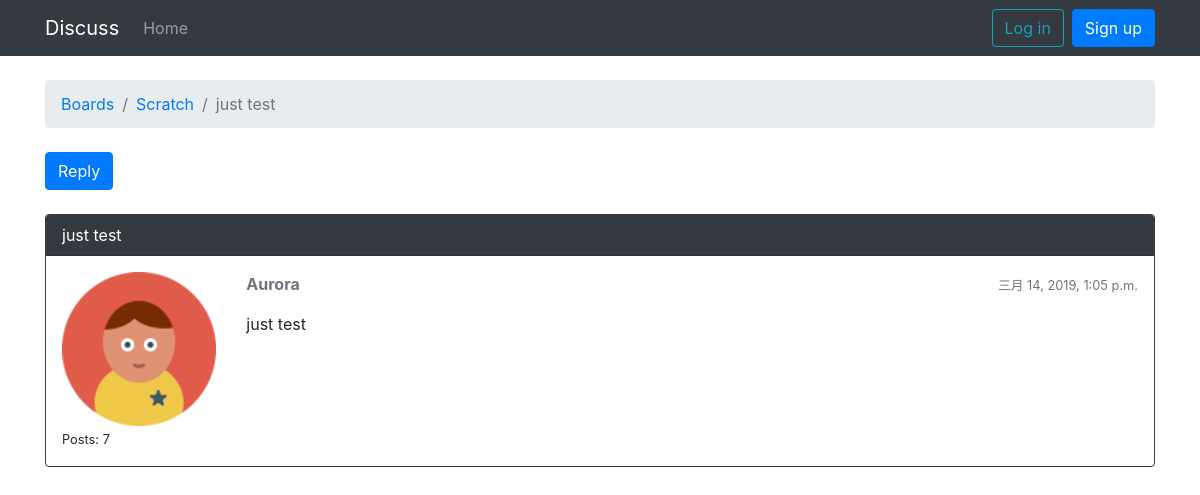
Before: /boards/2/topics/5/ with the older database file.
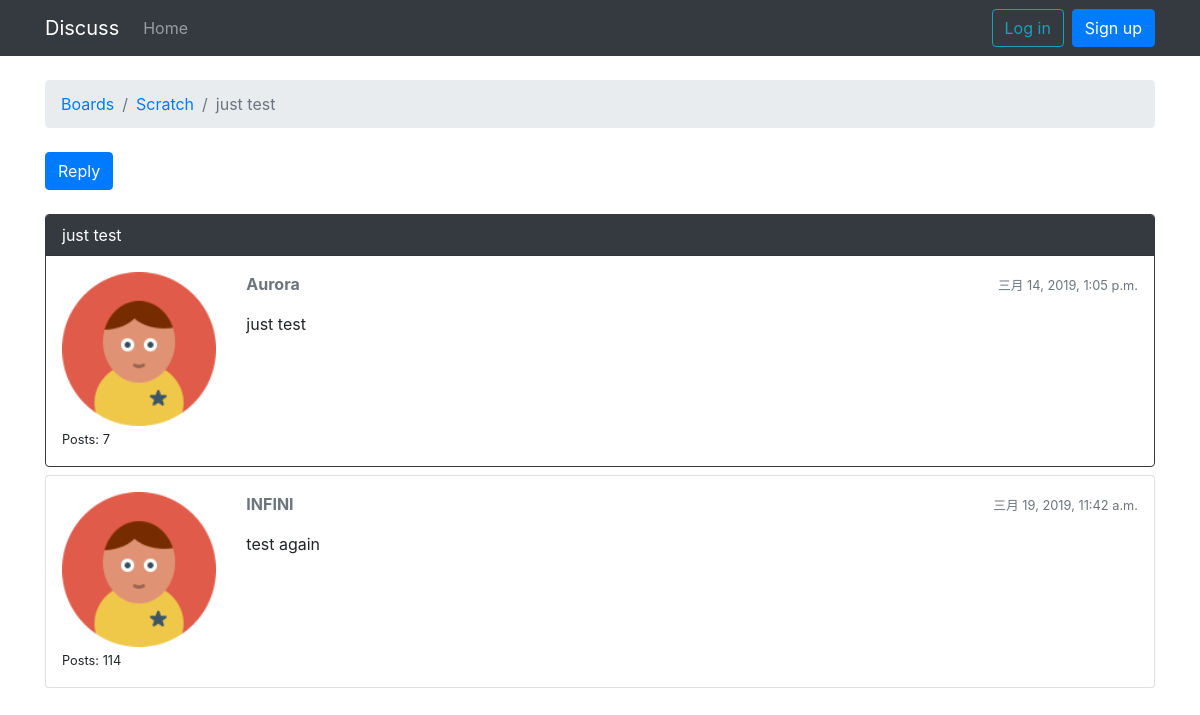
After: the same page with the newer database file.
### boards/models.py (models this page shows, shortened)
class Topic(models.Model):
    subject = models.CharField(max_length=200)
    last_updated = models.DateTimeField(auto_now_add=True)
    starter = models.ForeignKey(User, on_delete=models.CASCADE, related_name='topics')
    board = models.ForeignKey(Board, on_delete=models.CASCADE, related_name='topics')
    views = models.PositiveIntegerField(default=0)

class Board(models.Model):
    name = models.CharField(max_length=30, unique=True)
    description = models.CharField(max_length=300)

class Post(models.Model):
    message = models.TextField(max_length=4000)
    topic = models.ForeignKey(Topic, on_delete=models.CASCADE, related_name='posts')
    created_by = models.ForeignKey(User, on_delete=models.CASCADE, related_name='posts')
    updated_by = models.ForeignKey(User, on_delete=models.CASCADE, null=True, related_name='+')
    created_at = models.DateTimeField(auto_now_add=True)
    updated_at = models.DateTimeField(null=True)

### core/models.py (models this page shows)
class User(AbstractUser):
    pass

### boards/views.py (the view)
# urls.py: path('topics/<int:topic_pk>/', views.topic_posts, name='topic_posts'),
def topic_posts(request, board_pk, topic_pk):
    topic = get_object_or_404(Topic, board__pk=board_pk, pk=topic_pk)
    session_key = 'viewed_topic_%d' % topic.pk
    if not request.session.get(session_key, False):
        topic.views += 1
        topic.save()
        request.session[session_key] = True
    queryset = topic.posts.order_by('created_at')
    page = request.GET.get('page', 1)
    paginator = Paginator(queryset, 3)
    try:
        posts = paginator.page(page)
    except PageNotAnInteger:
        posts = paginator.page(1)
    except EmptyPage:
        posts = paginator.page(paginator.num_pages)
    return render(request, 'boards/posts.html', {'topic': topic, 'posts': posts})

### boards/templates/boards/posts.html (shortened to what this page needs)
{% extends 'base.html' %}
{% load static %}
{% block breadcrumb %}
  <li class="breadcrumb-item"><a href="{% url 'home' %}">Boards</a></li>
  <li class="breadcrumb-item"><a href="{% url 'board_topics' topic.board.pk %}">{{ topic.board.name }}</a></li>
  <li class="breadcrumb-item active">{{ topic.subject }}</li>
{% endblock %}
{% block content %}
  <a class="btn btn-primary mb-4" href="{% url 'reply_topic' topic.board.pk topic.pk %}">Reply</a>
  {% for post in posts %}
    <div class="card mb-2 {% if forloop.first %}border-dark{% endif %}">
      {% if forloop.first %}<div class="card-header text-white bg-dark px-3 py-2">{{ topic.subject }}</div>{% endif %}
      <div class="card-body p-3">
        <div class="row">
          <div class="col-2">
            <img class="w-100" src="{% static 'img/avatar.png' %}" alt="{{ post.created_by.username }}">
            <small>Posts: {{ post.created_by.posts.count }}</small>
          </div>
          <div class="col-10">
            <div class="row mb-3">
              <div class="col-6">
                <strong class="text-muted">{{ post.created_by.username }}</strong>
              </div>
              <div class="col-6 text-right">
                <small class="text-muted">{{ post.created_at }}</small>
              </div>
            </div>
            {{ post.message }}
          </div>
        </div>
      </div>
    </div>
  {% endfor %}
{% endblock %}

### templates/base.html (shortened to what this page needs)
{% load static %}
<!DOCTYPE html>
<html lang="zh-hans">
  <head>
    <link rel="stylesheet" href="{% static 'css/bootstrap.min.css' %}">
  </head>
  <body>
    {% block body %}
      <nav class="navbar navbar-expand-lg navbar-dark bg-dark">
        <div class="container">
          <a class="navbar-brand" href="{% url 'home' %}">Discuss</a>
          <div class="collapse navbar-collapse" id="mainMenu">
            <ul class="navbar-nav mr-auto">
              <li class="nav-item">
                <a class="nav-link" href="{% url 'home' %}">Home</a>
              </li>
            </ul>
            {% if user.is_authenticated %}
              <ul class="navbar-nav">
                <li class="nav-item dropdown">
                  <a class="nav-link dropdown-toggle" href="#" id="navbarDropdown" role="button" data-toggle="dropdown" aria-haspopup="true" aria-expanded="false">
                    {{ user.username }}
                  </a>
                  <div class="dropdown-menu dropdown-menu-right" aria-labelledby="navbarDropdown">
                    <a class="dropdown-item" href="{% url 'my_account' %}">My account</a>
                    <a class="dropdown-item" href="{% url 'password_change' %}">Change password</a>
                    <div class="dropdown-divider"></div>
                    <a class="dropdown-item" href="{% url 'logout' %}">Log out</a>
                  </div>
                </li>
              </ul>
            {% else %}
              <form class="form-inline my-2 my-lg-0">
                <a class="btn btn-outline-info my-2 my-sm-0 mr-2" href="{% url 'login' %}">Log in</a>
                <a class="btn btn-primary my-2 my-sm-0" href="{% url 'signup' %}">Sign up</a>
              </form>
            {% endif %}
          </div>
        </div>
      </nav>
      <div class="container">
        <ol class="breadcrumb my-4">
          {% block breadcrumb %}
          {% endblock %}
        </ol>
        {% block content %}
        {% endblock %}
      </div>
    {% endblock %}
  </body>
</html>

Changed rows visible on the page:
added Post: created_by.posts.count "114", created_by.username "INFINI", created_at "三月 19, 2019, 11:42 a.m.", message "test again"
